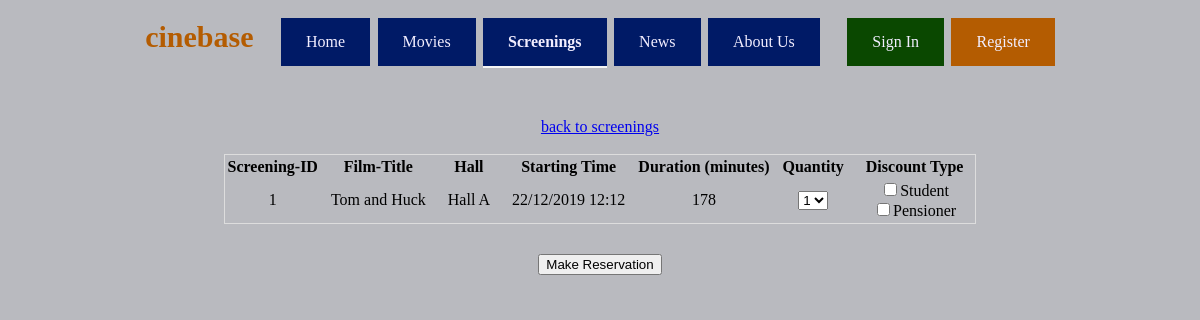
Screenshot of /homepage/reserveticket.php?screening_id=1 with the database file from the repository.
### tables this page shows
CREATE TABLE screening (
	screening_id MEDIUMINT AUTO_INCREMENT,
	hall_id MEDIUMINT,
	film_id MEDIUMINT,
	FOREIGN KEY (hall_id) REFERENCES hall(hall_id) ON DELETE CASCADE,
	FOREIGN KEY (film_id) REFERENCES film(film_id) ON DELETE CASCADE,
	PRIMARY KEY(screening_id),
	starting_time DATETIME
);

CREATE TABLE film (
	film_id MEDIUMINT,
	PRIMARY KEY(film_id),
	title VARCHAR(160),
	director VARCHAR(60),
	country VARCHAR(30)	,
	film_language VARCHAR(30),
	age_rating TINYINT,
	duration SMALLINT
);

CREATE TABLE hall (
	hall_id MEDIUMINT,
	PRIMARY KEY(hall_id),
	name VARCHAR(10),
	equipment VARCHAR(50)		
);

### homepage/reserveticket.php (the view, shortened to what this page needs)
<?php
$screening_id = $_GET['screening_id'];
$user = 'root';
$pass = '';
$database = 'cinebase';
$conn = new mysqli('localhost', $user, $pass, $database) or die("dead");
?>
<!DOCTYPE html>
<html lang="en">
<head>
    <link rel="stylesheet"
          type="text/css"
          href="css/main.css"/>
</head>
<body>
<div class="wrapper">
    <div class="topLine" id="topLine">
        cinebase
        <button onclick="window.location='index.php';" style="margin-left: 20px" class="buttonBig">Home
        </button>
        <button onclick="window.location='movies.php';"
                class="buttonBig">Movies
        </button>
        <button onclick="window.location='screening.php';"
                style="border-bottom: 2px solid whitesmoke; font-weight: bold" class="buttonBig">
            Screenings
        </button>
        <button onclick="window.location='news.php';" class="buttonBig">News</button>
        <button onclick="window.location='aboutUs.php';" class="buttonBig">About Us</button>
        <button id="signIn" onclick="document.getElementById('popUpLogin').style.display='block'"
                class="buttonLogin">
            Sign In
        </button>
        <button id="register" onclick="window.location='register.php';"
                class="buttonRegister">Register
        </button>
    </div>
</div>
<?php
$sql = "SELECT screening_id, title, name, starting_time, duration FROM screening INNER JOIN film ON screening.film_id=film.film_id INNER JOIN hall ON screening.hall_id = hall.hall_id WHERE screening_id = $screening_id ";
$result = $conn->query($sql);
?>
<div class="wrapperMainBody">
    <div class="mainBody" id="mainBody">
        <div>
            <form id='searchform' action='screening.php' method='get'>
                <a href='screening.php'>back to screenings</a>
            </form>
            <br>
        </div>
        <table style='border: 1px solid #DDDDDD'>
            <thead>
            <tr>
                <th>Screening-ID</th>
                <th>Film-Title</th>
                <th>Hall</th>
                <th>Starting Time</th>
                <th>Duration (minutes)</th>
                <th style="padding: 0px 10px 0px 10px;">Quantity</th>
                <th style="padding: 0px 10px 0px 10px;">Discount Type</th>
            </tr>
            </thead>
            <tbody>
            <?php
            if ($result->num_rows > 0) {
                while ($row = $result->fetch_assoc()) {
					$date = $row['starting_time'];
					$simpleDate = new DateTime($date);
                    echo "<tr>";
                    echo "<td style=\"padding: 5px 10px 5px 10px;\">" . $row['screening_id'] . "</td>";
                    echo "<td style=\"padding: 5px 10px 5px 10px;\">" . $row['title'] . "</td>";
                    echo "<td style=\"padding: 5px 10px 5px 10px;\">" . $row['name'] . "</td>";
                    echo "<td style=\"padding: 5px 10px 5px 10px;\">" . $simpleDate->format('d/m/Y h:m')  . "</td>";
                    echo "<td>" . $row['duration'] . "</td>";
                }
            }
            ?>
            <td>
                <form id="qty_select" name="qty_select" action="" method="post">
                    <select name="quantity" id="quantity">
                        <option value="1">1</option>
                    </select>
            </td>
            <td>
                <input type="checkbox" name="boxes[]" value="Student" vertical-align: middle;>Student<br>
                <input type="checkbox" name="boxes[]" value="Pensioner" vertical-align: middle;>Pensioner<br>
            </td>
            </tbody>
        </table>
			<input type="submit" name="reserve" id="reserve" value="Make Reservation" style="margin-top: 30px;"/><br/>
    </div>
</div>
</body>
</html>

### homepage/css/main.css (style rules this page uses)
body { background-color: rgb(185, 186, 191); }
.mainBody { margin-top: 40px; color: #000000; display: inline-block; }
.wrapper { text-align: center; }
.wrapperMainBody { text-align: center; }
.topLine { display: inline-block; padding: 10px; color: #b45c01; font-family: Comfortaa, serif; font-size: 30px; font-weight: bold; }
.buttonBig { background-color: #001a66; border: none; color: #f2eeff; padding: 15px 25px; text-align: center; font-size: 16px; cursor: pointer; font-family: "Trebuchet MS", serif; }
.buttonLogin { margin-left: 20px; background-color: #0a4800; border: none; color: #f2eeff; padding: 15px 25px; text-align: center; font-size: 16px; cursor: pointer; font-family: "Trebuchet MS", serif; }
.buttonRegister { background-color: #b45c01; border: none; color: #f2eeff; padding: 15px 25px; text-align: center; font-size: 16px; cursor: pointer; font-family: "Trebuchet MS", serif; }

### rows the page displays
screening: screening_id "1", film.title "Tom and Huck", hall.name "Hall A", starting_time "22/12/2019 12:12", film.duration "178"
